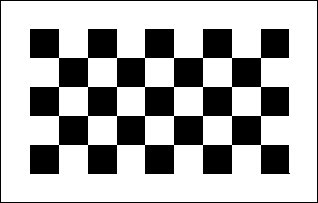
#> input picture files/opencv/object-detection/chess.png, 318 x 203 px, found by its file name
$ python shitomasicornerdetection.py
#> lines starting #> are read from the running program, lines starting #| are printed output that depends on the picture; after the words box and inside, x2 and y2 are one past the last pixel; in counts of white or black regions, pixels touching at a corner belong together
#https://docs.opencv.org/3.4/d4/d8c/tutorial_py_shi_tomasi.html

import cv2 as cv
import numpy as np


shape =cv.imread("files/opencv/object-detection/chess.png")
#> shape is the input picture: shape (203, 318, 3); 68.7% white; 2 black regions, box (x1, y1, x2, y2) and area: (30, 29, 290, 174) 19199, (0, 0, 318, 203) 1038
gray = cv.cvtColor(shape,cv.COLOR_BGR2GRAY)

corners = cv.goodFeaturesToTrack(gray,500,0.01,10)
#> corners = 64 rows, first 8: [261, 145], [232, 145], [203, 145], [174, 145], [145, 145], [117, 145], [88, 145], [59, 145]
corners = np.int0(corners)
for i in corners:
    x,y = i.ravel()
    cv.circle(shape,(x,y),3,(0,0,255),-1)
#> this loop made 64 passes
#> (x, y) on passes 1 to 12: (261, 145), (232, 145), (203, 145), (174, 145), (145, 145), (117, 145), (88, 145), (59, 145), (261, 116), (232, 116), (203, 116), (174, 116)
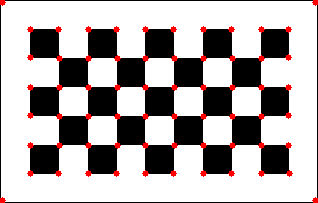
#> shape: shape (203, 318, 3); 2.86% of pixels changed, all inside (x1, y1, x2, y2) = (0, 0, 318, 203)

cv.imshow("result",shape)

if cv.waitKey(0) & 0xFF == ord('q'):
#> (key q is pressed here)
    cv.destroyAllWindows()

$ run again, with files/opencv/object-detection/data2.jpeg saved as files/opencv/object-detection/chess.png
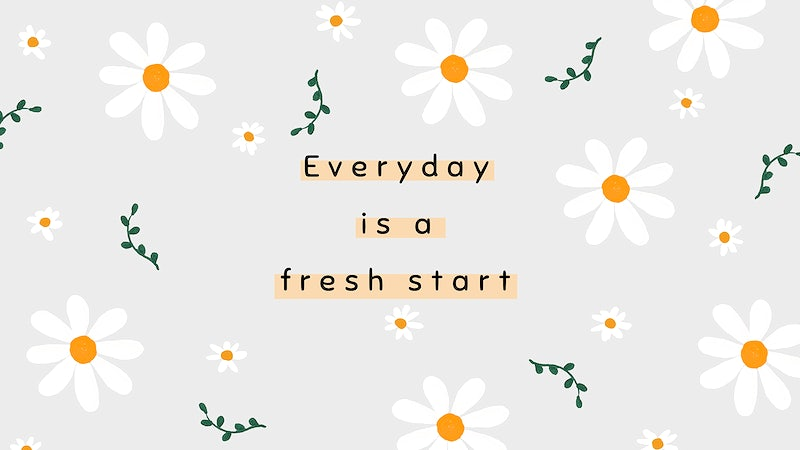
#> input picture files/opencv/object-detection/data2.jpeg, 800 x 450 px, found by its file name
#> shape is the input picture: shape (450, 800, 3); mean B, G, R 231.1, 234.4, 236.1
#> `gray = cv.cvtColor(shape,cv.COLOR_BGR2GRAY)`:
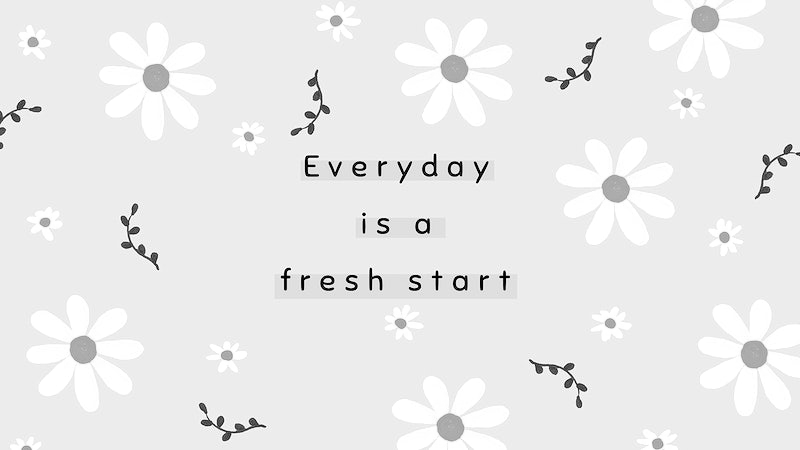
#> gray: shape (450, 800); min 0, max 255, mean 234.5
#> corners = 154 rows, first 8: [363, 214], [386, 162], [481, 275], [309, 276], [400, 182], [435, 154], [409, 287], [290, 269]
#> the loop `for i in corners:` made 154 passes
#> after the loop `for i in corners:`:
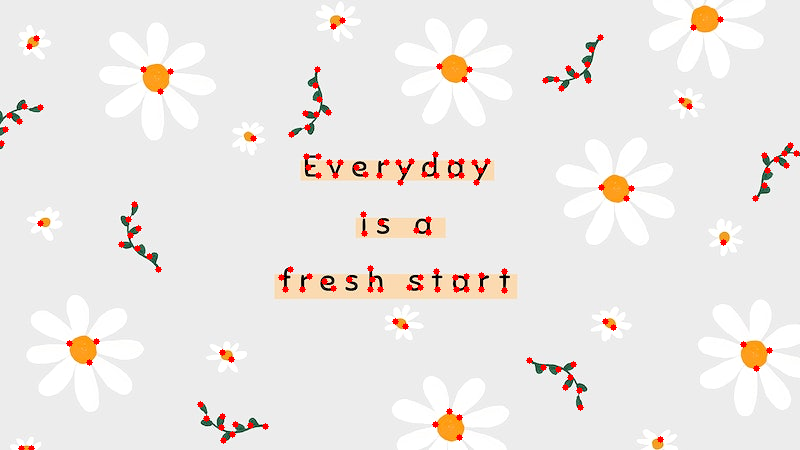
#> shape: shape (450, 800, 3); 1.24% of pixels changed, all inside (x1, y1, x2, y2) = (0, 16, 800, 450)
